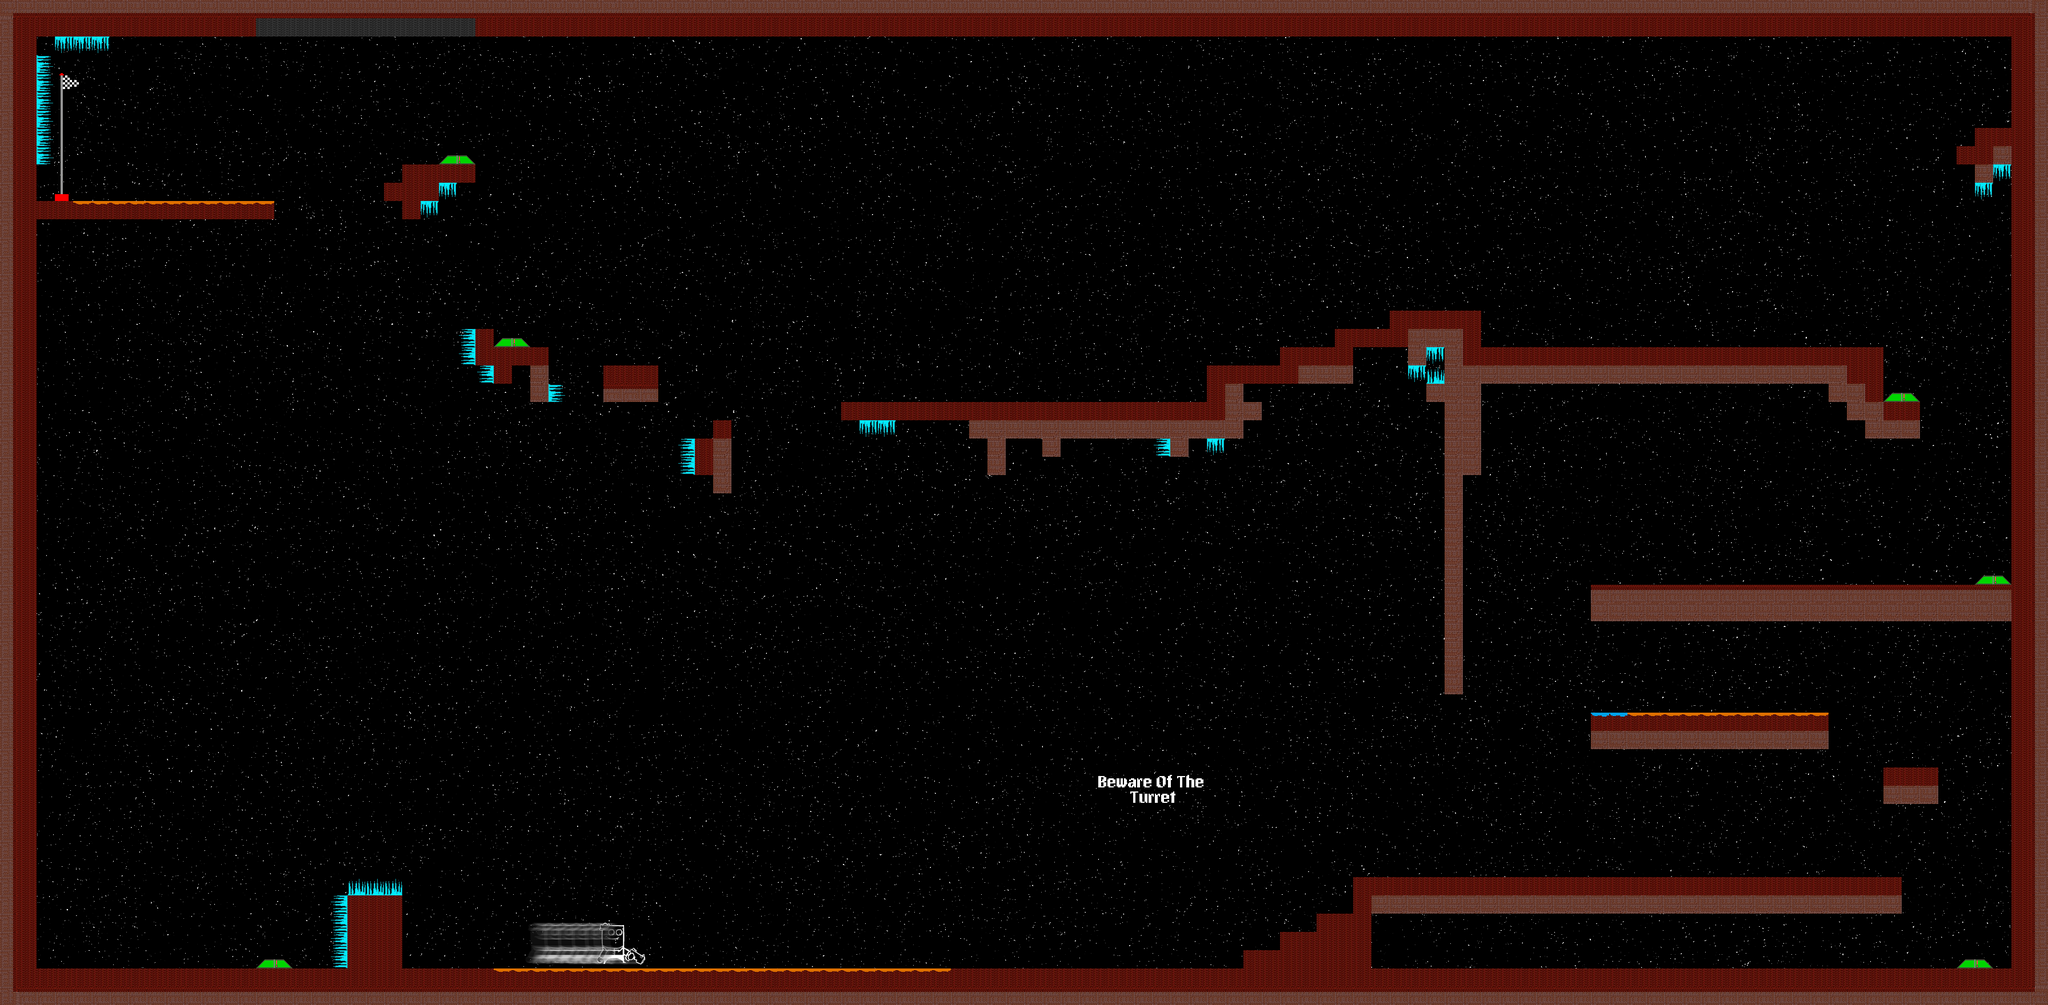

Rendered tile map (Tiled .tmx) drawn with the repository's tilesets; below, a short description and the map source with its tile grids summarised:
An orthogonal 112x55 tile map with 32x32 px tiles, 2 tile layers (Background, Kachelebene 1), 11 tilesets.

<map version="1.0" orientation="orthogonal" width="112" height="55" tilewidth="32" tileheight="32">
 <tileset firstgid="1" name="Eis" tilewidth="32" tileheight="32">
  <image source="../assets/eis.png" trans="ffffff" width="128" height="32" />
  <tile id="0">
   <properties>
    <property name="type" value="IceOb" />
   </properties>
  </tile>
  <tile id="1">
   <properties>
    <property name="type" value="IceRe" />
   </properties>
  </tile>
  <tile id="2">
   <properties>
    <property name="type" value="IceUnt" />
   </properties>
  </tile>
  <tile id="3">
   <properties>
    <property name="type" value="IceLi" />
   </properties>
  </tile>
 </tileset>
 <tileset firstgid="5" name="MarsoberF" tilewidth="32" tileheight="32">
  <image source="../assets/MarsoberF/MarsoberF.png" width="32" height="32" />
  <tile id="0">
   <properties>
    <property name="type" value="marsObfSolid" />
   </properties>
  </tile>
 </tileset>
 <tileset firstgid="6" name="MarsunterF_n" tilewidth="32" tileheight="32">
  <image source="../assets/MarsoberF/MarsunterF_n.png" width="160" height="64" />
  <tile id="0">
   <properties>
    <property name="type" value="marsObSolid" />
   </properties>
  </tile>
  <tile id="1">
   <properties>
    <property name="type" value="marsReSolid" />
   </properties>
  </tile>
  <tile id="2">
   <properties>
    <property name="type" value="marsUntSolid" />
   </properties>
  </tile>
  <tile id="3">
   <properties>
    <property name="type" value="marsLiSolid" />
   </properties>
  </tile>
  <tile id="4">
   <properties>
    <property name="type" value="marsLiUSolid" />
   </properties>
  </tile>
  <tile id="5">
   <properties>
    <property name="type" value="marsLiObSolid" />
   </properties>
  </tile>
  <tile id="6">
   <properties>
    <property name="type" value="marsReObSolid" />
   </properties>
  </tile>
  <tile id="7">
   <properties>
    <property name="type" value="marsReUSolid" />
   </properties>
  </tile>
  <tile id="8">
   <properties>
    <property name="type" value="marsUntfSolid" />
   </properties>
  </tile>
 </tileset>
 <tileset firstgid="16" name="jumpplatform" tilewidth="64" tileheight="16">
  <image source="../assets/jumpplatform.png" trans="ffffff" width="64" height="16" />
  <tile id="0">
   <properties>
    <property name="type" value="platformSpeedy" />
   </properties>
  </tile>
 </tileset>
 <tileset firstgid="17" name="endflagRe" tilewidth="48" tileheight="229">
  <image source="../assets/endflagRe.png" width="48" height="229" />
  <tile id="0">
   <properties>
    <property name="type" value="instruction1" />
   </properties>
  </tile>
 </tileset>
 <tileset firstgid="18" name="MarsOberFSpeedx" tilewidth="32" tileheight="32">
  <image source="../assets/MarsoberF/MarsOberFSpeedx.png" width="32" height="32" />
  <tile id="0">
   <properties>
    <property name="type" value="marsOberFSpeedX" />
   </properties>
  </tile>
 </tileset>
 <tileset firstgid="19" name="MarsOberFSpeedY" tilewidth="32" tileheight="32">
  <image source="../assets/MarsoberF/MarsOberFSpeedY.png" width="32" height="32" />
  <tile id="0">
   <properties>
    <property name="type" value="marsOberFSpeedY" />
   </properties>
  </tile>
 </tileset>
 <tileset firstgid="20" name="bewareTip" tilewidth="194" tileheight="53">
  <image source="../assets/bewareTip.png" trans="000000" width="194" height="53" />
 </tileset>
 <tileset firstgid="21" name="MarsoberFmag" tilewidth="32" tileheight="32">
  <image source="../assets/MarsoberF/MarsoberFmag.png" width="32" height="32" />
  <tile id="0">
   <properties>
    <property name="type" value="marsMag" />
   </properties>
  </tile>
 </tileset>
 <tileset firstgid="22" name="speedTip" tilewidth="269" tileheight="90">
  <image source="../assets/speedTip.png" trans="000000" width="269" height="90" />
 </tileset>
 <tileset firstgid="23" name="stars" tilewidth="3584" tileheight="1760">
  <image source="../assets/stars.png" width="3584" height="1760" />
 </tileset>
 <layer name="Background" width="112" height="55">
  <data>[6160 cells, 1 non-empty, 1 distinct tile ids]</data>
 </layer>
 <layer name="Kachelebene 1" width="112" height="55">
  <data>[6160 cells, 1057 non-empty, 21 distinct tile ids]</data>
 </layer>
</map>
